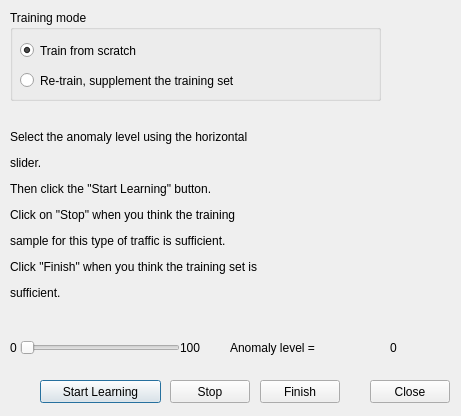
<?xml version="1.0" encoding="UTF-8"?>
<ui version="4.0">
    <class>LearningFlowDialog</class>
    <widget class="QDialog" name="LearningFlowDialog">
        <property name="geometry">
            <rect>
                <x>0</x>
                <y>0</y>
                <width>461</width>
                <height>416</height>
            </rect>
        </property>
        <property name="windowTitle">
            <string>Training the traffic flow anomaly detection system</string>
        </property>
        <widget class="QPushButton" name="pushButton">
            <property name="geometry">
                <rect>
                    <x>40</x>
                    <y>380</y>
                    <width>121</width>
                    <height>23</height>
                </rect>
            </property>
            <property name="text">
                <string>Start Learning</string>
            </property>
        </widget>
        <widget class="QPushButton" name="pushButton_2">
            <property name="geometry">
                <rect>
                    <x>170</x>
                    <y>380</y>
                    <width>80</width>
                    <height>23</height>
                </rect>
            </property>
            <property name="text">
                <string>Stop</string>
            </property>
        </widget>
        <widget class="QPushButton" name="pushButton_3">
            <property name="geometry">
                <rect>
                    <x>260</x>
                    <y>380</y>
                    <width>80</width>
                    <height>23</height>
                </rect>
            </property>
            <property name="text">
                <string>Finish</string>
            </property>
        </widget>
        <widget class="QPushButton" name="pushButton_4">
            <property name="geometry">
                <rect>
                    <x>370</x>
                    <y>380</y>
                    <width>80</width>
                    <height>23</height>
                </rect>
            </property>
            <property name="text">
                <string>Close</string>
            </property>
        </widget>
        <widget class="QLabel" name="label_2">
            <property name="geometry">
                <rect>
                    <x>10</x>
                    <y>110</y>
                    <width>431</width>
                    <height>211</height>
                </rect>
            </property>
            <property name="text">
                <string>&lt;html&gt;&lt;head/&gt;&lt;body&gt;&lt;p&gt;Select the anomaly level using the horizontal&lt;/p&gt;&lt;p&gt;slider.&lt;/p&gt;&lt;p&gt;Then
                    click the &amp;quot;Start Learning&amp;quot; button.&lt;/p&gt;&lt;p&gt;Click on &amp;quot;Stop&amp;quot;
                    when you think the training &lt;/p&gt;&lt;p&gt;sample for this type of traffic is sufficient.&lt;/p&gt;&lt;p&gt;Click
                    &amp;quot;Finish&amp;quot; when you think the training set is&lt;/p&gt;&lt;p&gt;sufficient.&lt;/p&gt;&lt;/body&gt;&lt;/html&gt;
                </string>
            </property>
        </widget>
        <widget class="QSlider" name="horizontalSlider">
            <property name="geometry">
                <rect>
                    <x>20</x>
                    <y>340</y>
                    <width>160</width>
                    <height>16</height>
                </rect>
            </property>
            <property name="maximum">
                <number>100</number>
            </property>
            <property name="orientation">
                <enum>Qt::Horizontal</enum>
            </property>
        </widget>
        <widget class="QLabel" name="label">
            <property name="geometry">
                <rect>
                    <x>10</x>
                    <y>340</y>
                    <width>16</width>
                    <height>16</height>
                </rect>
            </property>
            <property name="text">
                <string>0</string>
            </property>
        </widget>
        <widget class="QLabel" name="label_3">
            <property name="geometry">
                <rect>
                    <x>180</x>
                    <y>340</y>
                    <width>31</width>
                    <height>16</height>
                </rect>
            </property>
            <property name="text">
                <string>100</string>
            </property>
        </widget>
        <widget class="QLabel" name="label_4">
            <property name="geometry">
                <rect>
                    <x>230</x>
                    <y>340</y>
                    <width>141</width>
                    <height>16</height>
                </rect>
            </property>
            <property name="text">
                <string>Anomaly level =</string>
            </property>
        </widget>
        <widget class="QLabel" name="label_5">
            <property name="geometry">
                <rect>
                    <x>390</x>
                    <y>340</y>
                    <width>57</width>
                    <height>15</height>
                </rect>
            </property>
            <property name="text">
                <string>0</string>
            </property>
        </widget>
        <widget class="QGroupBox" name="groupBox">
            <property name="geometry">
                <rect>
                    <x>10</x>
                    <y>10</y>
                    <width>371</width>
                    <height>91</height>
                </rect>
            </property>
            <property name="title">
                <string>Training mode</string>
            </property>
            <widget class="QRadioButton" name="radioButton_5">
                <property name="geometry">
                    <rect>
                        <x>10</x>
                        <y>30</y>
                        <width>161</width>
                        <height>21</height>
                    </rect>
                </property>
                <property name="text">
                    <string>Train from scratch</string>
                </property>
                <property name="checked">
                    <bool>true</bool>
                </property>
            </widget>
            <widget class="QRadioButton" name="radioButton_6">
                <property name="geometry">
                    <rect>
                        <x>10</x>
                        <y>60</y>
                        <width>311</width>
                        <height>21</height>
                    </rect>
                </property>
                <property name="text">
                    <string>Re-train, supplement the training set</string>
                </property>
            </widget>
        </widget>
    </widget>
    <resources/>
    <connections/>
</ui>
